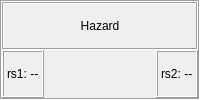
          <widget class="QFrame" name="frame">
           <property name="frameShape">
            <enum>QFrame::Box</enum>
           </property>
           <property name="frameShadow">
            <enum>QFrame::Sunken</enum>
           </property>
           <layout class="QGridLayout" name="gridLayout_2">
            <property name="leftMargin">
             <number>0</number>
            </property>
            <property name="topMargin">
             <number>0</number>
            </property>
            <property name="rightMargin">
             <number>0</number>
            </property>
            <property name="bottomMargin">
             <number>0</number>
            </property>
            <property name="spacing">
             <number>0</number>
            </property>
            <item row="0" column="0" colspan="3">
             <widget class="QLabel" name="LoadHazard">
              <property name="frameShape">
               <enum>QFrame::Box</enum>
              </property>
              <property name="frameShadow">
               <enum>QFrame::Sunken</enum>
              </property>
              <property name="text">
               <string>Hazard</string>
              </property>
              <property name="alignment">
               <set>Qt::AlignCenter</set>
              </property>
             </widget>
            </item>
            <item row="1" column="0">
             <widget class="QLabel" name="D_rs1_num">
              <property name="sizePolicy">
               <sizepolicy hsizetype="Fixed" vsizetype="Preferred">
                <horstretch>0</horstretch>
                <verstretch>0</verstretch>
               </sizepolicy>
              </property>
              <property name="frameShape">
               <enum>QFrame::Box</enum>
              </property>
              <property name="frameShadow">
               <enum>QFrame::Raised</enum>
              </property>
              <property name="text">
               <string>rs1: --</string>
              </property>
             </widget>
            </item>
            <item row="1" column="2">
             <widget class="QLabel" name="D_rs2_num">
              <property name="sizePolicy">
               <sizepolicy hsizetype="Fixed" vsizetype="Preferred">
                <horstretch>0</horstretch>
                <verstretch>0</verstretch>
               </sizepolicy>
              </property>
              <property name="frameShape">
               <enum>QFrame::Box</enum>
              </property>
              <property name="frameShadow">
               <enum>QFrame::Raised</enum>
              </property>
              <property name="text">
               <string>rs2: --</string>
              </property>
             </widget>
            </item>
            <item row="1" column="1">
             <spacer name="horizontalSpacer_2">
              <property name="orientation">
               <enum>Qt::Horizontal</enum>
              </property>
              <property name="sizeType">
               <enum>QSizePolicy::Minimum</enum>
              </property>
              <property name="sizeHint" stdset="0">
               <size>
                <width>40</width>
                <height>20</height>
               </size>
              </property>
             </spacer>
            </item>
           </layout>
          </widget>
